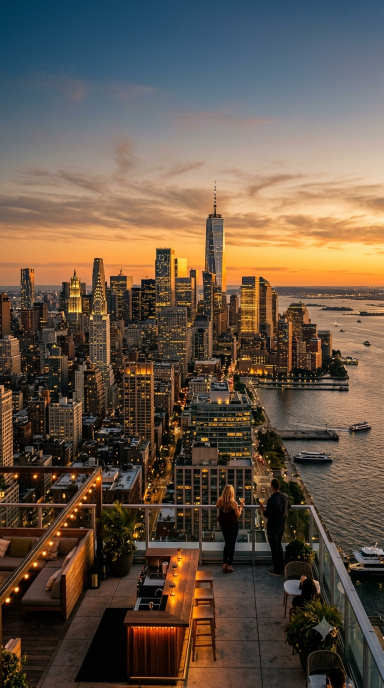
#> input picture docs/assets/magic_rooftop_sunset.png, 768 x 1376 px, found by its file name (shown at 1/2 size)
$ python gen_magic.py
#> lines starting #> are read from the running program, lines starting #| are printed output that depends on the picture
"""'Reasons We Renew' emotional carousel: photo cover + tender feeling slides + closing."""
import os
from PIL import Image, ImageDraw, ImageFont
W,H=1080,1920
NAVY=(10,37,64); DEEP=(7,27,48); GREEN=(0,166,81); WHITE=(255,255,255)
SERIF="/usr/share/fonts/truetype/liberation/LiberationSerif-Bold.ttf"
SANS="/usr/share/fonts/truetype/liberation/LiberationSans-Bold.ttf"
SANS_R="/usr/share/fonts/truetype/liberation/LiberationSans-Regular.ttf"
HEED="public/brand/heed-mascot.png"
def F(p,s): return ImageFont.truetype(p,s)
def wrap(d,t,f,mw):
    out,cur=[],""
    for w in t.split():
        test=(cur+" "+w).strip()
        if d.textlength(test,font=f)<=mw: cur=test
        else:
            if cur: out.append(cur)
            cur=w
    if cur: out.append(cur)
    return out
def fit(d,t,path,mx,mn,mw,mh,lh=1.2):
    for s in range(mx,mn-1,-2):
        f=F(path,s); ls=wrap(d,t,f,mw); a,de=f.getmetrics(); h=len(ls)*int((a+de)*lh)
        if h<=mh: return f,ls,int((a+de)*lh)
    f=F(path,mn); a,de=f.getmetrics(); return f,wrap(d,t,f,mw),int((a+de)*lh)
def coverfit(photo):
#> called with photo = 'docs/assets/magic_rooftop_sunset.png'
    img=Image.open(photo).convert("RGB")
#> img is the input picture: PIL image 768x1376 RGB; mean R, G, B 101.9, 86.2, 71.9
    sc=max(W/img.width,H/img.height); img=img.resize((int(img.width*sc),int(img.height*sc)))
#> after `sc = max(W / img.width, H / img.height)`: sc = 1.41
    l=(img.width-W)//2; t=(img.height-H)//2
#> after `l = (img.width - W) // 2`: l = 0
#> after `t = (img.height - H) // 2`: t = 7
    return img.crop((l,t,l+W,t+H)).convert("RGBA")
def cshadow(d,lines,font,lh,y,fill):
    for i,ln in enumerate(lines):
        w=d.textlength(ln,font=font); x=(W-w)/2
        d.text((x+3,y+i*lh+3),ln,font=font,fill=DEEP)
        d.text((x,y+i*lh),ln,font=font,fill=fill)
    return y+len(lines)*lh

def thumb_cover(photo,title,subtitle,out):
    img=coverfit(photo); ov=Image.new("RGBA",(W,H),(0,0,0,0)); od=ImageDraw.Draw(ov)
#> after `ov = Image.new('RGBA', (W, H), (0, 0, 0, 0))`: ov: PIL image 1080x1920 RGBA; every value is 0
    for y in range(H):
        a=int(min(205,70+130*max(0.0,1-abs(y-880)/560)))
        od.line([(0,y),(W,y)],fill=(7,27,48,a))
    img.alpha_composite(ov); img=img.convert("RGB"); d=ImageDraw.Draw(img)
    tf,tl,tlh=fit(d,title,SERIF,92,54,940,430,lh=1.1)
#> tl = ['I almost gave up on this', 'city']; tlh = 112
    y=cshadow(d,tl,tf,tlh,700,WHITE)
#> the loop in cshadow, `for i,ln in enumerate(lines):` made 2 passes
#> (ln, w, x) on passes 1 to 2: ('I almost gave up on this', 933, 73.52), ('city', 143, 468.5)
#> y = 924
    sf,sl,slh=fit(d,subtitle,SANS_R,44,30,900,260,lh=1.3)
#> sl = 2 items; slh = 65
    for i,ln in enumerate(sl):
        w=d.textlength(ln,font=sf); x=(W-w)/2
        d.text((x+2,y+30+i*slh+2),ln,font=sf,fill=DEEP); d.text((x,y+30+i*slh),ln,font=sf,fill=(214,227,236))
#> this loop made 2 passes
#> (w, x) on pass 1: (784.6, 147.7)
#> (ln, w, x) on pass 2: ("You're not.", 207.4, 436.3)
    bf=F(SANS,26); bt="T H E   S T E A D Y   O N E"; bw=d.textlength(bt,font=bf)
#> after `bw = d.textlength(bt, font=bf)`: bw = 319.2
    d.text(((W-bw)/2,1800),bt,font=bf,fill=WHITE); d.line([(W/2-70,1846),(W/2+70,1846)],fill=GREEN,width=3)
    img.save(out)

def feeling(photo,text,out):
    img=coverfit(photo); ov=Image.new("RGBA",(W,H),(0,0,0,0)); od=ImageDraw.Draw(ov)
#> call 2 of coverfit, with photo = 'docs/assets/magic_bridge.png'
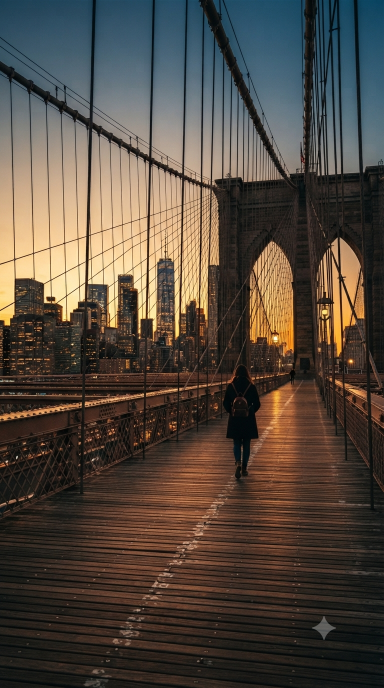
#> input picture docs/assets/magic_bridge.png, 768 x 1376 px, found by its file name (shown at 1/2 size)
#> in coverfit, img is the input picture: PIL image 768x1376 RGB; mean R, G, B 82.6, 72.5, 62.7
    for y in range(H):
        a=int(min(220,20+205*max(0.0,(y-620)/(H-620))))
        od.line([(0,y),(W,y)],fill=(7,27,48,a))
    img.alpha_composite(ov); img=img.convert("RGB"); d=ImageDraw.Draw(img)
    tf,tl,tlh=fit(d,text,SERIF,72,44,940,660,lh=1.22)
#> tl = ['You carried the whole', 'exhausting week home over', 'this bridge, and somewhere in', 'the middle of it you felt okay', 'again.']; tlh = 98
    total=len(tl)*tlh; top=1010; bottom=1620; y=top+((bottom-top)-total)//2
#> after `total = len(tl) * tlh`: total = 490
#> after `y = top + (bottom - top - total) // 2`: y = 1070
    cshadow(d,tl,tf,tlh,y,WHITE)
#> the loop in cshadow (call 2), `for i,ln in enumerate(lines):` made 5 passes
#> (ln, w, x) on passes 1 to 5: ('You carried the whole', 673.9, 203), ('exhausting week home over', 845.9, 117), ('this bridge, and somewhere in', 920.8, 79.62), ('the middle of it you felt okay', 880, 100), ('again.', 186, 447)
    img.save(out)
#> call 3 of coverfit, with photo = 'docs/assets/magic_bodega.png'
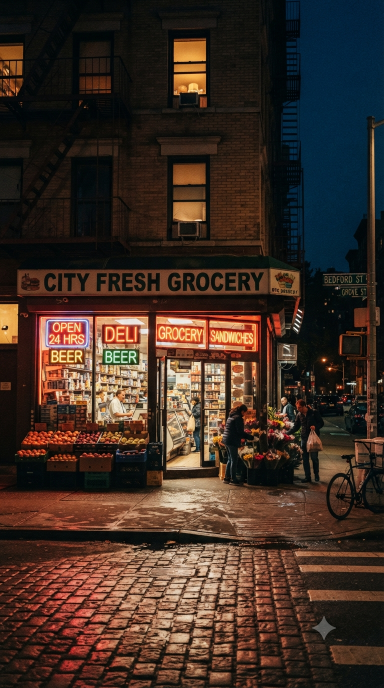
#> input picture docs/assets/magic_bodega.png, 768 x 1376 px, found by its file name (shown at 1/2 size)
#> in coverfit, img is the input picture: PIL image 768x1376 RGB; mean R, G, B 63.7, 46.4, 36.9
#> call 4 of coverfit, with photo = 'docs/assets/magic_street.png'
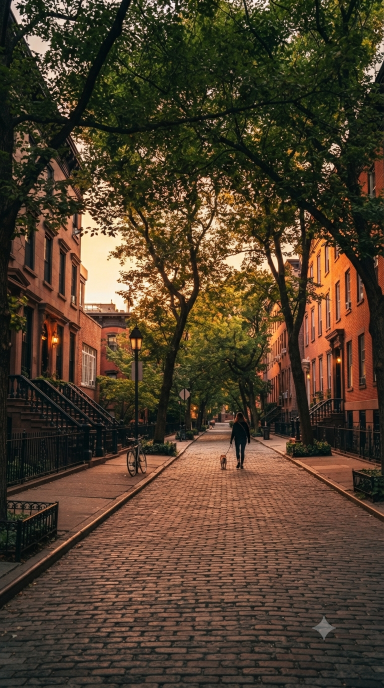
#> input picture docs/assets/magic_street.png, 768 x 1376 px, found by its file name (shown at 1/2 size)
#> in coverfit, img is the input picture: PIL image 768x1376 RGB; mean R, G, B 79.5, 62.9, 44.6
#> call 4 of feeling, with photo = 'docs/assets/magic_subway.png', out = 'docs/carousels/09_whystay/05.png'
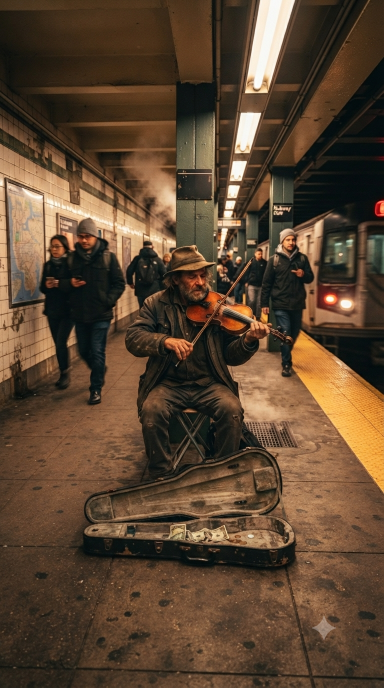
#> input picture docs/assets/magic_subway.png, 768 x 1376 px, found by its file name (shown at 1/2 size)
#> in coverfit, img is the input picture: PIL image 768x1376 RGB; mean R, G, B 91.7, 69.5, 49
#> in feeling (call 4), `img.alpha_composite(ov)`:
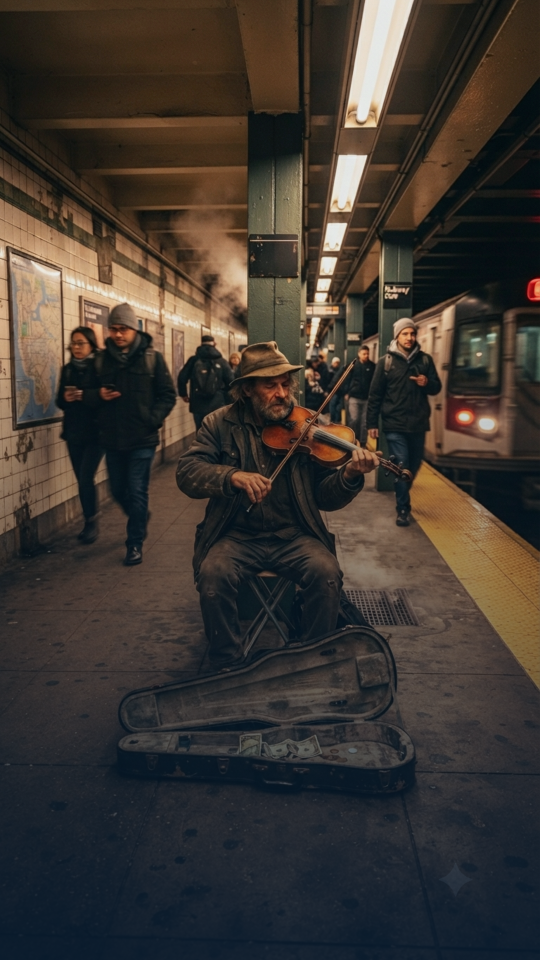
#> img: PIL image 1080x1920 RGBA (shown at 1/2 size); mean R, G, B, A 61.7, 54.9, 49.1, 255
#> in feeling (call 4), `tf,tl,tlh=fit(d,text,SERIF,72,44,940,660,lh=1.22)`: tl = ['You were holding it together', 'all day, and an old man', 'playing violin on a dirty', 'platform almost undid you.']
#> in feeling (call 4), `total = len(tl) * tlh`: total = 392
#> in feeling (call 4), `y = top + (bottom - top - total) // 2`: y = 1119
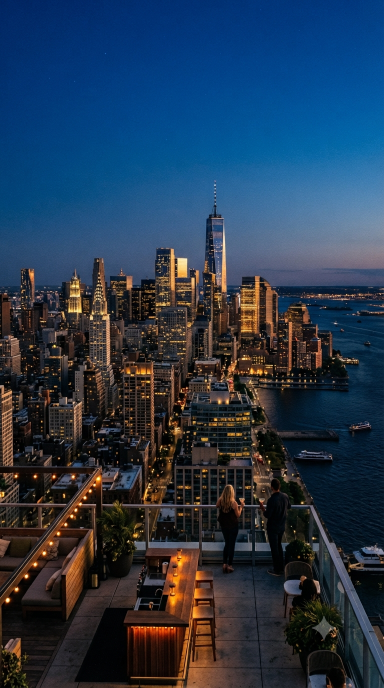
#> input picture docs/assets/magic_rooftop.png, 768 x 1376 px, found by its file name (shown at 1/2 size)
#> in coverfit, img is the input picture: PIL image 768x1376 RGB; mean R, G, B 37.8, 55.9, 76.7

def closing(text,out):
#> called with out = 'docs/carousels/09_whystay/07.png'
    img=Image.new("RGB",(W,H),NAVY); d=ImageDraw.Draw(img)
#> after `img = Image.new('RGB', (W, H), NAVY)`:
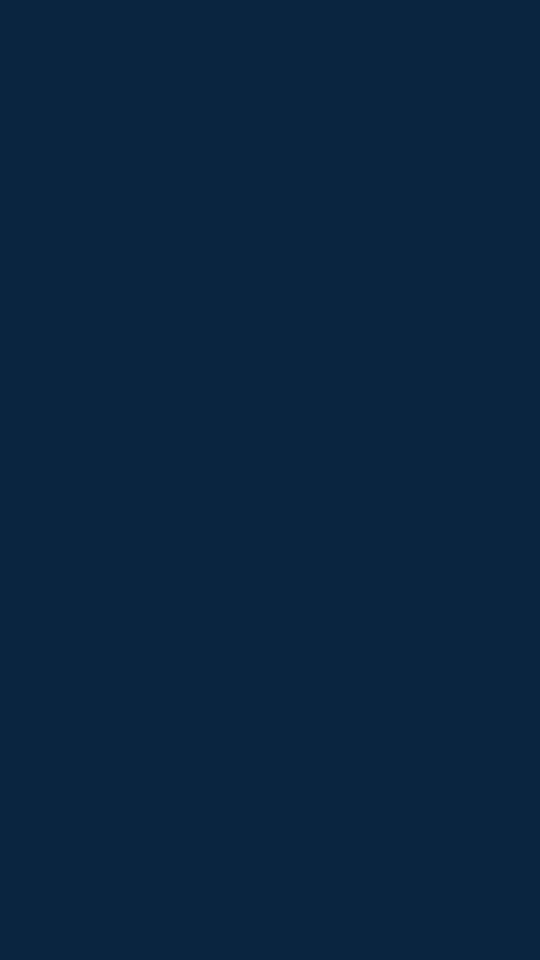
#> img: PIL image 1080x1920 RGB (shown at 1/2 size); mean R, G, B 10, 37, 64
    for y in range(H):
        t=min(1.0,max(0.0,abs(y-H/2)/(H/2)-0.45)/0.55)*0.6
        d.line([(0,y),(W,y)],fill=(int(NAVY[0]*(1-t)+DEEP[0]*t),int(NAVY[1]*(1-t)+DEEP[1]*t),int(NAVY[2]*(1-t)+DEEP[2]*t)))
    tf,tl,tlh=fit(d,text,SERIF,74,50,920,520,lh=1.22)
#> tl = ['The rent asks too much of', 'you. The city keeps giving', 'you reasons to stay.']; tlh = 100
    total=len(tl)*tlh; y=470+max(0,(560-total)//2)
#> after `total = len(tl) * tlh`: total = 300
#> after `y = 470 + max(0, (560 - total) // 2)`: y = 600
    for i,ln in enumerate(tl):
        w=d.textlength(ln,font=tf); d.text(((W-w)/2,y+i*tlh),ln,font=tf,fill=WHITE)
#> this loop made 3 passes
#> (ln, w) on passes 1 to 3: ('The rent asks too much of', 818.8), ('you. The city keeps giving', 814.8), ('you reasons to stay.', 611.2)
#> (the run stopped early here; a loop or call above may not have finished)
